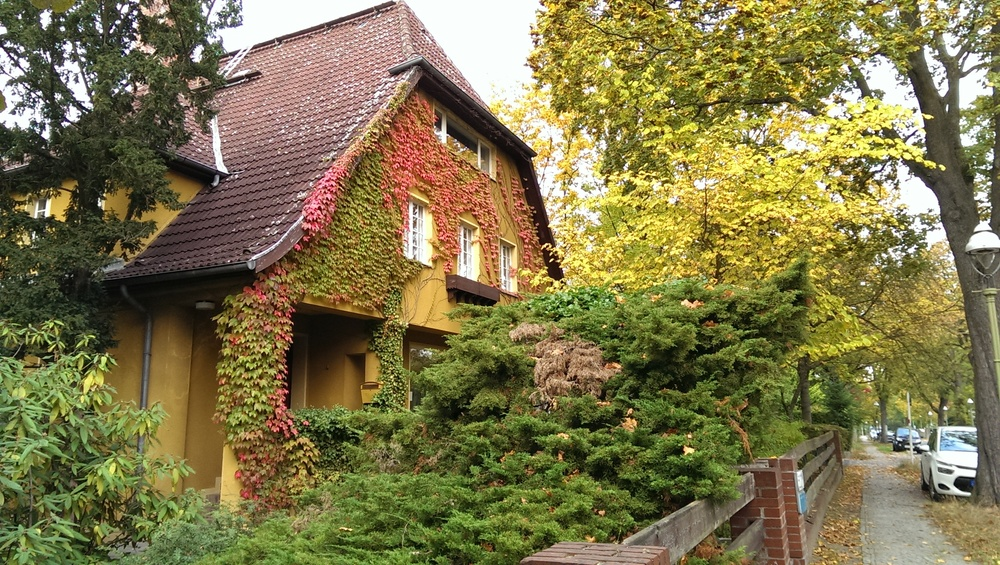
#> input picture Gallery/Haus.jpg, 1000 x 565 px, shrunk from 2688 x 1520 before the run
$ python main.py --file Gallery/Haus.jpg
#> lines starting #> are read from the running program, lines starting #| are printed output that depends on the picture
### imgIO.py
# Copyright (C) 2015 Jana Cavojska
# This file is part of 'Afremize'.

# 'Afremize' is free software: you can redistribute it and/or modify
# it under the terms of the GNU General Public License as published by
# the Free Software Foundation, version 2 of the License.

# 'Afremize' is distributed in the hope that it will be useful,
# but WITHOUT ANY WARRANTY; without even the implied warranty of
# MERCHANTABILITY or FITNESS FOR A PARTICULAR PURPOSE.  See the
# GNU General Public License for more details.

# You should have received a copy of the GNU General Public License
# along with 'Afremize'.  If not, see <http://www.gnu.org/licenses/>.

from PIL import Image, ImageDraw

# converts the pixel access object pic into a numpy array
def pixelAccessToNumpy(pixelAccess):
    return numpy.array(pixelAccess)


# converts the numpy array nparray into a pixel access object. not working
# [4 lines left out: function numpyToPixelAccess, not called in this run]


# returns an image object. Problem: this actually doesn't work
#def numpyToImage(nparray):
    #return Image.fromarray(nparray)


# loads picture filename and returns its pixel access object
def loadImgAsPixelAccess(filename):
    im = Image.open(filename)
    #draw = ImageDraw.Draw(im)
    return [im, im.load()]


def saveNPimg(outfile, ndarray):
    imsave(outfile, ndarray)


# im is what the Image.open() function returned
def savePixelAccessImg(outfile, im):
    im.save(outfile)


# creates and returns a white image and it pixel access object
# each color value of the pixel access object will be (255, 255, 255, 255)
def createWhiteImg(width, height):
    im = Image.new("RGBA", (width, height), "white")
    pix = im.load()
    return [im, pix]


# creates and returns a transparent image and it pixel access object
# each color value of the pixel access object will be (0, 0, 0, 0)
# [4 lines left out: function createTransparentImg, not called in this run]

### afremize.py
# Copyright (C) 2015 Jana Cavojska
# This file is part of 'Afremize'.

# 'Afremize' is free software: you can redistribute it and/or modify
# it under the terms of the GNU General Public License as published by
# the Free Software Foundation, version 2 of the License.

# 'Afremize' is distributed in the hope that it will be useful,
# but WITHOUT ANY WARRANTY; without even the implied warranty of
# MERCHANTABILITY or FITNESS FOR A PARTICULAR PURPOSE.  See the
# GNU General Public License for more details.

# You should have received a copy of the GNU General Public License
# along with 'Afremize'.  If not, see <http://www.gnu.org/licenses/>.

from __future__ import division
import numpy as np
import random
from random import randint
from PIL import Image, ImageDraw, ImageFilter, ImageEnhance
from skimage.segmentation import felzenszwalb
from math import sqrt, acos, degrees, ceil, floor
import warnings
import os

# own imports:
import imgIO
import brushstroke


# give each felzenszwalb segment a random color to improve their visibility and save the clusters as a new image
# [17 lines left out: function saveClusteredImage, not called in this run]


# color each segment in outPix with the color inPix contains at that position:
def colorImgSegments(inPix, segmentsByIDlist, outPix):
    for segment in range(0, len(segmentsByIDlist)):
        RGB = inPix[segmentsByIDlist[segment][0][0], segmentsByIDlist[segment][0][1]]
        for p in range (0, len(segmentsByIDlist[segment])):
            outPix[segmentsByIDlist[segment][p][0], segmentsByIDlist[segment][p][1]] = RGB
    return outPix


def colorBackground(inIm, inPix, segmentsByIDlist, outIm, outPix, background="blur"):
    if background == "blur": # use the blurred input image as background for the output image
        outIm = inIm.filter(ImageFilter.BLUR)
        outPix = outIm.load()
    elif background == "cluster":
        outPix = colorImgSegments(inPix, segmentsByIDlist, outPix)
    return outIm, outPix


def getOutfileName(path, output_dir, infile):
    extension = ".png"
    appendix = "__out"
    outfileTmp = infile.split('.')
    filename = ''
    for namepiece in range(0, len(outfileTmp) - 1):
        filename = filename + outfileTmp[namepiece]
    i = 0
    outfile = path + output_dir + filename
    while True or i < 500:
        if os.path.exists(outfile + appendix + extension):
            appendix = appendix + "__out"
        else:
            outfile = outfile + appendix + extension
            break
    return filename, outfile


def clustering(inPixNP, width, height, scale=50, sigma=4.5, min_size=10):
    segmentsNP = felzenszwalb(inPixNP, scale, sigma, min_size)
    # felzenszwalb(image, scale=1, sigma=0.8, min_size=20)
    # image : (width, height, 3) or (width, height) ndarray - Input image.
    # scale : float - Free parameter. Higher means larger clusters.
    # sigma : float - Width of Gaussian kernel used in preprocessing.
    # min_size : int - Minimum component size. Enforced using postprocessing.

    # create a data structure with regionIDs as keys and lists of their pixel coordinates as values:
    maxSegmentID = np.max(segmentsNP)
    segmentsByIDlist = [[] for i in range(maxSegmentID + 1)]
    for y in range(0,height):
        for x in range(0,width):
            regionID = segmentsNP[y,x]
            segmentsByIDlist[regionID].append((x, y))
    return segmentsNP, segmentsByIDlist


def getRegLineCoordinates(minX, maxX, regression, height):
    # create an array regLine with all x and y coordinates of the regression line
    start = regression[0]*(minX**2) + regression[1]*minX + regression[2]
    stop = regression[0]*(maxX**2) + regression[1]*maxX + regression[2]
    numOfPointsX = euclidDist((minX, start), (maxX, stop))
    stepSize = (maxX - minX) / numOfPointsX
    pointsX = (np.arange(minX, maxX + 1, stepSize)).tolist()
    pointsY = list(pointsX)

    stopLen = len(pointsY)
    pointY = 0
    while pointY < stopLen:
        pointsY[pointY] = int(regression[0]*(pointsY[pointY]**2) + regression[1]*pointsY[pointY] + regression[2])
        if pointsY[pointY] < 0 or pointsY[pointY] > height - 1: # this regression point is out of range of the input image, so discard it
            del pointsX[pointY]
            del pointsY[pointY]
            stopLen = stopLen - 1
        else:
            pointY = pointY + 1
    return [[int(i) for i in pointsX], [int(i) for i in pointsY]]


# compute regression lines and rotated bounding boxes of all segments
# linear regression if the mean squared error is small enough, quadratic regression otherwise
def getSegmentParams(segmentsByIDlist_sorted, inPix, drawRegressionLines, inImCopy, inPixCopy, width, height):

    segmentParams = []
    maxSegmentID = len(segmentsByIDlist_sorted) - 1

    if drawRegressionLines:
        inCopyDraw = ImageDraw.Draw(inImCopy)

    for segmentIndex in range(0, maxSegmentID + 1):
        regLine = []
        xList = [x[0] for x in segmentsByIDlist_sorted[segmentIndex][1]]  # list of all x coordinates of this segment
        yList = [x[1] for x in segmentsByIDlist_sorted[segmentIndex][1]]

        degree = 2 # degree of polynomial regression used

        # compute the coefficients of the regression line:
        if len(xList) <= degree+6 or len(yList) <= degree+6: # to fix "ValueError: On entry to DLASCL parameter number 4 had an illegal value" which occurs when there is not enough data for a regression
            continue
        minX = min(xList)
        maxX = max(xList)
        minY = min(yList)
        maxY = max(yList)

        if xList[1:] == xList[:-1] or yList[1:] == yList[:-1]: # because if all the elements in either list are  identical, the regression will fail and the program will exit
            regLine = [xList, yList]
        else: # do the regression
            regressionSuccessful = False
            with warnings.catch_warnings():
                warnings.filterwarnings('error')
                try:
                    regression = np.polyfit(xList, yList, degree)
                    regressionSuccessful = True
                except np.RankWarning: # RankWarning means there's not enough data to do regression properly
                    #print("not enough data for segmentID "+str(segmentID))
                    regressionSuccessful = False

            if not regressionSuccessful:
                continue

            # compute the values of the regression line (pointsX = all x-coordinates, pointsY = all y-coordinates):
            pointsX, pointsY = getRegLineCoordinates(minX, maxX, regression, height)
            regLine = [pointsX, pointsY]

        startPoint = regLine[1][0]  # y coordinate of the regression line starting point
        stopPoint = regLine[1][-1]  # y coordinate of the regression line starting point

        if drawRegressionLines:
            for i in range(0, len(pointsY)):
                # get coordinates that lie on this regression line and WITHIN the borders of the input picture
                inPixCopy[min(max(0,pointsX[i]), width-1), min(max(0,pointsY[i]),height-1)] = (255,255,0)


        # compute the angle of the regression line:
        angle = 0
        if minX != maxX:
            hypotenuse = sqrt((maxX - minX)**2 + (stopPoint - startPoint)**2)
            adjacent = abs(stopPoint - startPoint)
            if stopPoint > startPoint: # both x and y coordinate increase; we have to rotate clockwise by angle
                angle = -degrees(acos(adjacent / hypotenuse))
            elif stopPoint <= startPoint: # rotate counter-clockwise by angle to make segment upright
                angle = degrees(acos(adjacent / hypotenuse))

        segmentID = segmentsByIDlist_sorted[segmentIndex][0]
        numOfPixels = len(segmentsByIDlist_sorted[segmentIndex][1]) - 1
        # bboxN contains the absolute coordinates of the segment's not-rotated bounding box and should be used to determine the segment's position in the input image.
        bboxN = [minX, minY, maxX, maxY]
        segmentParams.append([segmentID, regLine, angle, bboxN, degree, numOfPixels, regression])
    return segmentParams


def euclidDist(p1, p2):
    return sqrt((p1[0] - p2[0])**2 + (p1[1] - p2[1])**2)


# compute a list of random coordinates within this segment where to place complex brushstrokes
# segment is a list of coordinate tuples of this segment
# [18 lines left out: functions getStrokePositions, differenceToNeighbors, not called in this run]


def setParameters(width, height, verbose, randSizes=100, longStrokes=False, strokeWidth=None, strokeHeight=None, strokeDensity=None):
    # stroke width and height:
    if width > height:
        factor = 0.85
    else:
        factor = 1.0
    if strokeWidth == None:
        complex_sizeX = int((width + height) * (0.01 * (2.66667 - 0.000166667 * (width + height))) * factor)
    else:
        complex_sizeX = strokeWidth

    if strokeHeight == None:
        complex_sizeY = complex_sizeX
    else:
        complex_sizeY = strokeHeight

    if longStrokes:
        complex_sizeY = int(complex_sizeX * 1.7)
        complex_sizeX = int(max(1, complex_sizeX * 0.8))


    # stroke density:
    if strokeDensity != None:
        stroke_density = strokeDensity
    elif strokeWidth != None: # if the user specified strokeWidth but not strokeDensity, we try to guess a value for stroke_density which would nicely cover most of the picture with brush strokes
        stroke_density = max(1, strokeWidth // 3)
    elif strokeHeight != None:
        stroke_density = max(1, strokeHeight // 3)
    else:
        stroke_density = max(1, int((width + height) * 0.01 * (1.66667 - 0.000166667 * (width + height))))
    if width > height:
        stroke_density = int(max(1, stroke_density * factor))

    if longStrokes:
        stroke_density = max(1, int(stroke_density * factor ))

    if verbose:
        if randSizes < 100:
            print("strokeWidth: random, max. "+str(complex_sizeX)
                  +"\nstrokeHeight: random, max. "+str(complex_sizeY)
                  +"\nstrokeDensity: random, max. "+str(stroke_density))
        else:
            print("strokeWidth: "+str(complex_sizeX)
                  + "\nstrokeHeight: "+str(complex_sizeY)
                  + "\nstrokeDensity: "+str(stroke_density))
    return complex_sizeX, complex_sizeY, stroke_density


# [32 lines left out: functions randStrokesParams, makeMoreVivid, sampleStartEndColors, not called in this run]


# segmentsByIDlist: a list where the index is the segmentID and the element behind this index is a list of all tuples (x,y) where x,y are coordinates of a pixel belonging to this regionID
# fill the output image with brush strokes and save it
# segmentParams as a list of elements of the form [segmentID, regLine, angle, bbox, degree]
def paintImg_with_brushstrokes(outfile, outIm, outPix, width, height, segmentParams, segmentsByIDlist, inPix, verbose, randSizes=100, longStrokes=False, directedRotate=False, strokeWidth=None, strokeHeight=None, strokeDensity=None, noHairlines=False, noMargins=False, segBound=None, colDiff=500, ground=False, highlight=False, colorify=0, otherfiles=False, felzScale=None, felzSigma=None, felzMinsize=None, webinterface=False):

    # set variables according to parameters passed down from main:
    complex_sizeX, complex_sizeY, stroke_density = setParameters(width, height, verbose, randSizes, longStrokes, strokeWidth, strokeHeight, strokeDensity)

    segmentsByIDlistNP = np.asarray(segmentsByIDlist) # only used by differenceToNeighbors()
    smallSegment_maxSize = segBound if segBound != None else (width * height) // 5000
    largeSegment_minSize = segBound if segBound != None else (width * height) // 5000  # increase constant for more complex strokes.
    if verbose:
        print("segBound: "+str(smallSegment_maxSize))

    # iterate over the segments from largest to smallest, paint the largest segments with complex brushstrokes, the smallest segments with simple brushstrokes, omit the middle-sized ones (all the segments were colored during segmentation anyway, so this saves time)

    smallestSegments = []
    smallSignificantSegments = []
    firstTimeUnderSmallSegmentMaxSize = True
    # density with which complex brushstrokes will be placed within their segments:

    for segment in range(0, len(segmentParams)):
        segmentID, regLine, angle, bboxN, degree, numOfPixels, regression = segmentParams[segment]
        if bboxN == None:
            continue

        regLineStart = (regLine[0][0], regLine[1][0])  # coordinates of the regression line starting point
        regLineStop = (regLine[0][-1], regLine[1][-1]) # coordinates of the regression line stopping point
        regLineLen = int(round(euclidDist(regLineStart, regLineStop)))
        minX, minY, maxX, maxY = bboxN  # the not-rotated bounding box


        #paint a simple brushstroke:
        if numOfPixels <= smallSegment_maxSize:
            simple_sizeY = max(1,regLineLen)  # we want the brush stroke to be the same length as the regression line of its segment
            simple_sizeX = max(1, numOfPixels // simple_sizeY)
            if simple_sizeX == 1 or simple_sizeY == 1: # hairline segment
                smallestSegments.append(segmentID)
            else:
                diffN = differenceToNeighbors(segmentID, segmentsByIDlistNP, inPix, minX, minY, maxX, maxY)
                if diffN >= colDiff:  # the color of this small segment is significantly different from the color of surrounding segments
                    X = regLine[0][0]
                    Y = regLine[1][0]
                    color = inPix[X, Y]
                    brushstroke.simple_brushstroke(outIm, X, Y, simple_sizeX, simple_sizeY, angle, color, regLine)

        # paint a complex brushstroke:
        elif numOfPixels > largeSegment_minSize:
            if ground and maxY > height * 0.9:
                groundSegment = True  # this is a large segment at the bottom of the image. We assume it's the ground.
            else:
                groundSegment = False

            if randSizes < 100:
                complex_sizeXrand, complex_sizeYrand, stroke_densityrand = randStrokesParams(randSizes, complex_sizeX, complex_sizeY, stroke_density)
                coordinates = getStrokePositions(segmentsByIDlist[segmentID], stroke_densityrand, minX, minY, maxX, maxY) # segmentsByIDlist to be replaced by segmentsByIDlist_sorted
            elif groundSegment:
                coordinates = getStrokePositions(segmentsByIDlist[segmentID], int(max(1, stroke_density * 0.4)), minX, minY, maxX, maxY)
            else:
                coordinates = getStrokePositions(segmentsByIDlist[segmentID], stroke_density, minX, minY, maxX, maxY) # segmentsByIDlist to be replaced by segmentsByIDlist_sorted

            if coordinates != None:
                if directedRotate:
                    angleStart = -1*int(angle) - 20
                    angleStop = angleStart + 40
                else:
                    angleStart = randint(-90, 90)
                    angleStop = angleStart + 40
                for posIndex in range(0, len(coordinates)):
                    X, Y = coordinates[posIndex]
                    # sample the colors where brushstroke is to be placed:
                    if randSizes < 100: # brush strokes are supposed to have random sizes
                        startColors, endColors = sampleStartEndColors(inPix, X, Y, width, height, complex_sizeXrand, complex_sizeYrand)

                        # make every 5th brush stroke in otherwise homogenous regions look more vivid:
                        if highlight and posIndex % 5 == 4:
                            startColors, endColors = makeMoreVivid(startColors, endColors)

                        brushstroke.complex_brushstroke(outIm, X, Y, complex_sizeXrand, complex_sizeYrand, startColors, endColors, angleStart, angleStop, arcType="log", groundSegment=groundSegment, colorify=colorify, noMargins=noMargins)
                    else:
                        startColors, endColors = sampleStartEndColors(inPix, X, Y, width, height, complex_sizeX, complex_sizeY)

                        # make every 5th brush stroke in otherwise homogenous regions look more vivid:
                        if highlight and posIndex % 5 == 4:
                            startColors, endColors = makeMoreVivid(startColors, endColors)

                        brushstroke.complex_brushstroke(outIm, X, Y, complex_sizeX, complex_sizeY, startColors, endColors, angleStart, angleStop, arcType="log", groundSegment=groundSegment, colorify=colorify, noMargins=noMargins)

    # now color in the smallest, hairline thin areas for which no brushstrokes could be generated:
    if not noHairlines:
        for segmentID in smallestSegments: # segmentsByIDlist to be replaced by segmentsByIDlist_sorted
            color = inPix[segmentsByIDlist[segmentID][0][0], segmentsByIDlist[segmentID][0][1]]
            for p in range(0, len(segmentsByIDlist[segmentID])):
                outPix[segmentsByIDlist[segmentID][p][0], segmentsByIDlist[segmentID][p][1]] = color

    if not webinterface:
        imgIO.savePixelAccessImg(outfile, outIm) # png


# data structures:
# in segmentsByIDlist_sorted, the segments are sorted by the number of pixels they contain from largest to smallest. Each element of the segmentsByIDlist_sorted list is a list of the form [segmentID, [list of pixel coordinates]]
# in segmentsByIDlist, the segmentID's are the list keys and the list of pixel coordinates for each segmentID is its value
def sortSegmentsBySize(segmentsByIDlist):
    listlen = len(segmentsByIDlist)
    sizes_and_IDs = [[] for i in range(0, listlen)] # list of [numOfPixels, segmentID]
    segmentsByIDlist_sorted = list(sizes_and_IDs) # list copy

    for i in range(0, listlen):
        sizes_and_IDs[i] = [len(segmentsByIDlist[i]), i]
    sizes_and_IDs.sort(reverse=True)  # sort inplace by first element (numOfPixels), descending

    for i in range(0, listlen):
        segmentsByIDlist_sorted[i] = [sizes_and_IDs[i][1], segmentsByIDlist[sizes_and_IDs[i][1]]]

    return segmentsByIDlist_sorted


def saturateImage(inIm, filename, saturation=2.5, otherfiles=False):
    converter = ImageEnhance.Color(inIm)
    saturatedIm = converter.enhance(saturation)
    saturatedPix = saturatedIm.load()
    if otherfiles:
        saturatedIm.save(filename + "_saturated.png")
    return saturatedIm, saturatedPix


# calling this function will start the 'afremize' process. The only obligatory argument is the input file name, 'infile'
def convertImage(infile, inIm=None, path="", input_dir="", output_dir="", verbose=False, strokeWidth=100, strokeHeight=100, randSizes=100, longStrokes=False, directedRotate=False, strokeDensity=70, background='blur', noHairlines=False, noMargins=False, segBound=100, colDiff=500, ground=False, saturation=2.5, highlight=False, colorify=0, otherfiles=False, felzScale=50, felzSigma=4.5, felzMinsize=10, webinterface=False):

#> called with infile = 'Gallery/Haus.jpg', path = '', input_dir = '', output_dir = '', verbose = False, randSizes = 100, longStrokes = False, directedRotate = False
    warnings.simplefilter('ignore', np.RankWarning) # ignore warnings when the polyfit function doesn't get enough data
    if inIm == None:
        inIm, inPix = imgIO.loadImgAsPixelAccess(path + input_dir + infile)
#> in loadImgAsPixelAccess, im is the input picture: PIL image 1000x565 RGB; mean R, G, B 126.5, 118.7, 74.9
    else:
        inPix = inIm.load()
    width, height = inIm.size

    drawRegressionLines = otherfiles
    if drawRegressionLines:
        inImCopy = inIm.copy()
        inPixCopy = inImCopy.load()
    else:
        inImCopy = None
        inPixCopy = None

    filename, outfile = getOutfileName(path, output_dir, infile)
    outIm, outPix = imgIO.createWhiteImg(width, height)
    inIm, inPix = saturateImage(inIm, filename, saturation=saturation, otherfiles=otherfiles)
#> in saturateImage, `saturatedIm = converter.enhance(saturation)`:
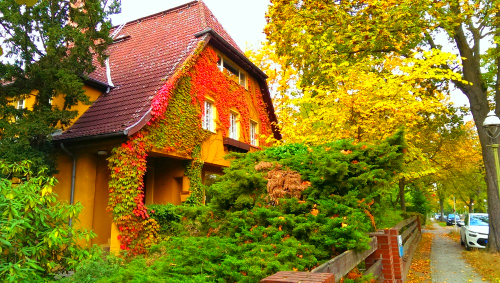
#> saturatedIm: PIL image 1000x565 RGB (shown at 1/2 size); mean R, G, B 140.1, 122.2, 37.2
    inPixNP = np.array(inIm)

    segmentsNP, segmentsByIDlist = clustering(inPixNP, width, height, scale=felzScale, sigma=felzSigma, min_size=felzMinsize)
#> in clustering, `segmentsNP = felzenszwalb(inPixNP, scale, sigma, min_size)`:
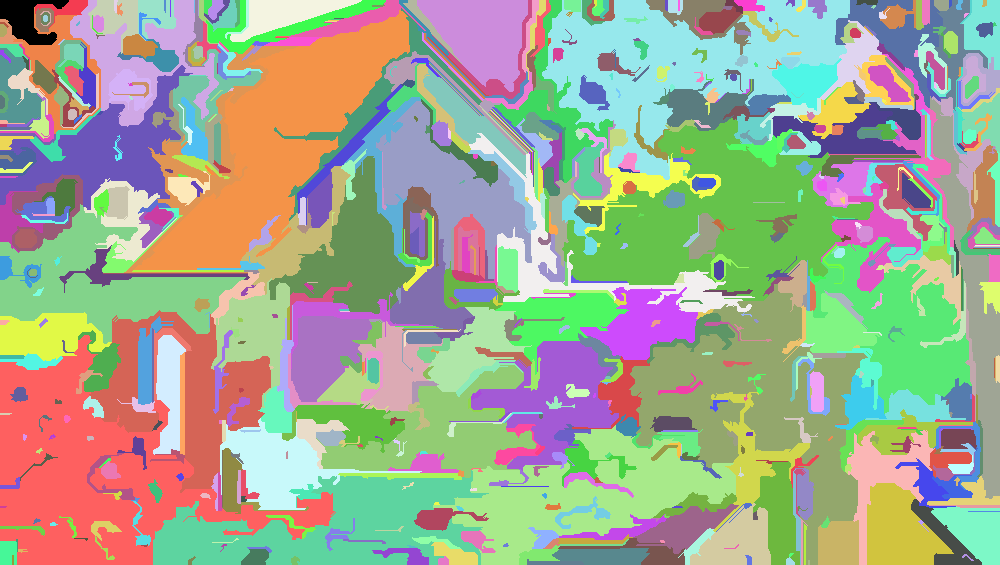
#> segmentsNP: shape (565, 1000) int64; 858 distinct labels, from 0 to 857; one colour per label, 0 black
#> in clustering, `maxSegmentID = np.max(segmentsNP)`: maxSegmentID = 857
#> (the rest of the program and of its run is left out)
